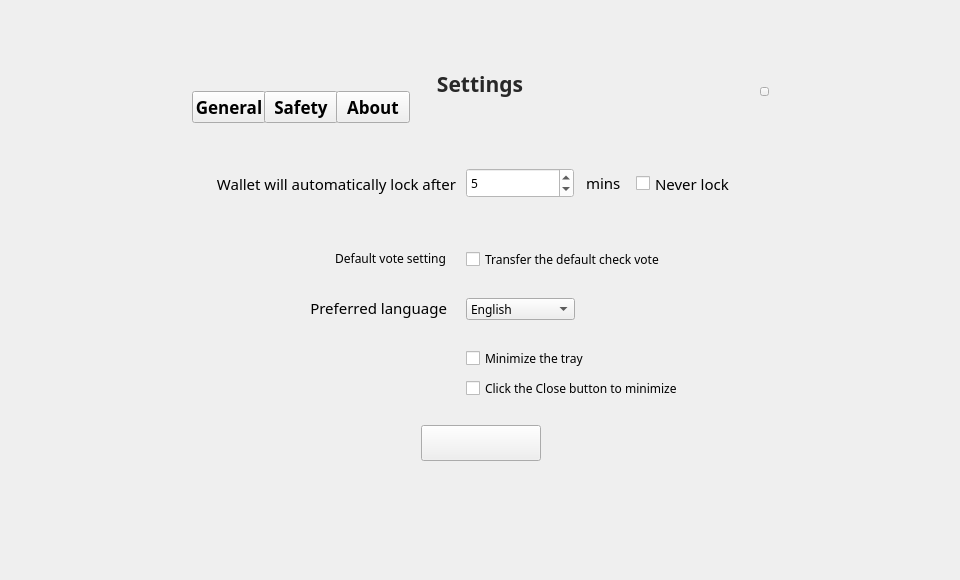
<?xml version="1.0" encoding="UTF-8"?>
<ui version="4.0">
 <class>SetDialog</class>
 <widget class="QDialog" name="SetDialog">
  <property name="geometry">
   <rect>
    <x>0</x>
    <y>0</y>
    <width>960</width>
    <height>580</height>
   </rect>
  </property>
  <property name="font">
   <font>
    <family>微软雅黑</family>
   </font>
  </property>
  <property name="windowTitle">
   <string>Dialog</string>
  </property>
  <property name="styleSheet">
   <string notr="true"/>
  </property>
  <widget class="QWidget" name="widget" native="true">
   <property name="geometry">
    <rect>
     <x>0</x>
     <y>0</y>
     <width>960</width>
     <height>580</height>
    </rect>
   </property>
   <widget class="QWidget" name="containerWidget" native="true">
    <property name="geometry">
     <rect>
      <x>166</x>
      <y>58</y>
      <width>628</width>
      <height>468</height>
     </rect>
    </property>
    <property name="focusPolicy">
     <enum>Qt::ClickFocus</enum>
    </property>
    <widget class="QLabel" name="label">
     <property name="geometry">
      <rect>
       <x>250</x>
       <y>10</y>
       <width>128</width>
       <height>31</height>
      </rect>
     </property>
     <property name="font">
      <font>
       <family>微软雅黑</family>
       <pointsize>16</pointsize>
       <weight>75</weight>
       <bold>true</bold>
      </font>
     </property>
     <property name="styleSheet">
      <string notr="true">color: rgb(40,40,40);</string>
     </property>
     <property name="text">
      <string>Settings</string>
     </property>
     <property name="alignment">
      <set>Qt::AlignCenter</set>
     </property>
    </widget>
    <widget class="QToolButton" name="generalBtn">
     <property name="geometry">
      <rect>
       <x>26</x>
       <y>33</y>
       <width>74</width>
       <height>32</height>
      </rect>
     </property>
     <property name="font">
      <font>
       <family>微软雅黑</family>
       <pointsize>13</pointsize>
       <weight>75</weight>
       <bold>true</bold>
      </font>
     </property>
     <property name="cursor">
      <cursorShape>PointingHandCursor</cursorShape>
     </property>
     <property name="styleSheet">
      <string notr="true"/>
     </property>
     <property name="text">
      <string>General</string>
     </property>
    </widget>
    <widget class="QStackedWidget" name="stackedWidget">
     <property name="geometry">
      <rect>
       <x>0</x>
       <y>70</y>
       <width>628</width>
       <height>398</height>
      </rect>
     </property>
     <property name="currentIndex">
      <number>0</number>
     </property>
     <widget class="QWidget" name="page">
      <property name="enabled">
       <bool>true</bool>
      </property>
      <widget class="QToolButton" name="saveBtn">
       <property name="geometry">
        <rect>
         <x>255</x>
         <y>297</y>
         <width>120</width>
         <height>36</height>
        </rect>
       </property>
       <property name="font">
        <font>
         <family>微软雅黑</family>
        </font>
       </property>
       <property name="cursor">
        <cursorShape>PointingHandCursor</cursorShape>
       </property>
       <property name="focusPolicy">
        <enum>Qt::NoFocus</enum>
       </property>
       <property name="styleSheet">
        <string notr="true"/>
       </property>
       <property name="text">
        <string/>
       </property>
      </widget>
      <widget class="QLabel" name="label_2">
       <property name="geometry">
        <rect>
         <x>9</x>
         <y>40</y>
         <width>281</width>
         <height>31</height>
        </rect>
       </property>
       <property name="font">
        <font>
         <family>微软雅黑</family>
         <pointsize>11</pointsize>
        </font>
       </property>
       <property name="text">
        <string>Wallet will automatically lock after</string>
       </property>
       <property name="alignment">
        <set>Qt::AlignRight|Qt::AlignTrailing|Qt::AlignVCenter</set>
       </property>
      </widget>
      <widget class="QComboBox" name="languageComboBox">
       <property name="geometry">
        <rect>
         <x>300</x>
         <y>170</y>
         <width>109</width>
         <height>22</height>
        </rect>
       </property>
       <property name="font">
        <font>
         <family>微软雅黑</family>
        </font>
       </property>
       <property name="focusPolicy">
        <enum>Qt::NoFocus</enum>
       </property>
       <property name="styleSheet">
        <string notr="true"/>
       </property>
       <item>
        <property name="text">
         <string>English</string>
        </property>
       </item>
       <item>
        <property name="text">
         <string>Chinese</string>
        </property>
       </item>
      </widget>
      <widget class="QCheckBox" name="nolockCheckBox">
       <property name="geometry">
        <rect>
         <x>470</x>
         <y>45</y>
         <width>111</width>
         <height>21</height>
        </rect>
       </property>
       <property name="font">
        <font>
         <family>微软雅黑</family>
         <pointsize>11</pointsize>
        </font>
       </property>
       <property name="cursor">
        <cursorShape>PointingHandCursor</cursorShape>
       </property>
       <property name="focusPolicy">
        <enum>Qt::NoFocus</enum>
       </property>
       <property name="text">
        <string>Never lock</string>
       </property>
      </widget>
      <widget class="QLabel" name="label_5">
       <property name="geometry">
        <rect>
         <x>160</x>
         <y>120</y>
         <width>120</width>
         <height>21</height>
        </rect>
       </property>
       <property name="font">
        <font>
         <family>微软雅黑</family>
         <pointsize>9</pointsize>
        </font>
       </property>
       <property name="text">
        <string>Default vote setting</string>
       </property>
       <property name="alignment">
        <set>Qt::AlignRight|Qt::AlignTrailing|Qt::AlignVCenter</set>
       </property>
      </widget>
      <widget class="QSpinBox" name="lockTimeSpinBox">
       <property name="geometry">
        <rect>
         <x>300</x>
         <y>40</y>
         <width>108</width>
         <height>30</height>
        </rect>
       </property>
       <property name="font">
        <font>
         <family>微软雅黑</family>
        </font>
       </property>
       <property name="focusPolicy">
        <enum>Qt::ClickFocus</enum>
       </property>
       <property name="styleSheet">
        <string notr="true">background-color: rgb(255, 255, 255);</string>
       </property>
       <property name="readOnly">
        <bool>false</bool>
       </property>
       <property name="minimum">
        <number>0</number>
       </property>
       <property name="maximum">
        <number>60</number>
       </property>
       <property name="value">
        <number>5</number>
       </property>
      </widget>
      <widget class="QLabel" name="label_6">
       <property name="geometry">
        <rect>
         <x>120</x>
         <y>170</y>
         <width>161</width>
         <height>20</height>
        </rect>
       </property>
       <property name="font">
        <font>
         <family>微软雅黑</family>
         <pointsize>11</pointsize>
        </font>
       </property>
       <property name="text">
        <string>Preferred language</string>
       </property>
       <property name="alignment">
        <set>Qt::AlignRight|Qt::AlignTrailing|Qt::AlignVCenter</set>
       </property>
      </widget>
      <widget class="QLabel" name="label_3">
       <property name="geometry">
        <rect>
         <x>420</x>
         <y>47</y>
         <width>41</width>
         <height>16</height>
        </rect>
       </property>
       <property name="font">
        <font>
         <family>微软雅黑</family>
         <pointsize>11</pointsize>
        </font>
       </property>
       <property name="text">
        <string>mins</string>
       </property>
      </widget>
      <widget class="QCheckBox" name="voteCheckBox">
       <property name="geometry">
        <rect>
         <x>300</x>
         <y>120</y>
         <width>261</width>
         <height>23</height>
        </rect>
       </property>
       <property name="font">
        <font>
         <family>微软雅黑</family>
         <pointsize>9</pointsize>
        </font>
       </property>
       <property name="cursor">
        <cursorShape>PointingHandCursor</cursorShape>
       </property>
       <property name="focusPolicy">
        <enum>Qt::NoFocus</enum>
       </property>
       <property name="text">
        <string>Transfer the default check vote</string>
       </property>
      </widget>
      <widget class="QCheckBox" name="minimizeCheckBox">
       <property name="geometry">
        <rect>
         <x>300</x>
         <y>220</y>
         <width>171</width>
         <height>21</height>
        </rect>
       </property>
       <property name="font">
        <font>
         <family>微软雅黑</family>
         <pointsize>9</pointsize>
        </font>
       </property>
       <property name="cursor">
        <cursorShape>PointingHandCursor</cursorShape>
       </property>
       <property name="focusPolicy">
        <enum>Qt::NoFocus</enum>
       </property>
       <property name="text">
        <string>Minimize the tray</string>
       </property>
      </widget>
      <widget class="QCheckBox" name="closeCheckBox">
       <property name="geometry">
        <rect>
         <x>300</x>
         <y>250</y>
         <width>220</width>
         <height>21</height>
        </rect>
       </property>
       <property name="font">
        <font>
         <family>微软雅黑</family>
         <pointsize>9</pointsize>
        </font>
       </property>
       <property name="cursor">
        <cursorShape>PointingHandCursor</cursorShape>
       </property>
       <property name="focusPolicy">
        <enum>Qt::NoFocus</enum>
       </property>
       <property name="text">
        <string>Click the Close button to minimize</string>
       </property>
      </widget>
     </widget>
     <widget class="QWidget" name="page_2">
      <widget class="QLineEdit" name="newPwdLineEdit">
       <property name="geometry">
        <rect>
         <x>225</x>
         <y>105</y>
         <width>195</width>
         <height>28</height>
        </rect>
       </property>
       <property name="font">
        <font>
         <family>微软雅黑</family>
        </font>
       </property>
       <property name="contextMenuPolicy">
        <enum>Qt::DefaultContextMenu</enum>
       </property>
       <property name="echoMode">
        <enum>QLineEdit::Password</enum>
       </property>
      </widget>
      <widget class="QLineEdit" name="confirmPwdLineEdit">
       <property name="geometry">
        <rect>
         <x>225</x>
         <y>162</y>
         <width>195</width>
         <height>28</height>
        </rect>
       </property>
       <property name="font">
        <font>
         <family>微软雅黑</family>
        </font>
       </property>
       <property name="contextMenuPolicy">
        <enum>Qt::DefaultContextMenu</enum>
       </property>
       <property name="echoMode">
        <enum>QLineEdit::Password</enum>
       </property>
      </widget>
      <widget class="QToolButton" name="confirmBtn">
       <property name="geometry">
        <rect>
         <x>232</x>
         <y>238</y>
         <width>120</width>
         <height>36</height>
        </rect>
       </property>
       <property name="cursor">
        <cursorShape>PointingHandCursor</cursorShape>
       </property>
       <property name="focusPolicy">
        <enum>Qt::NoFocus</enum>
       </property>
       <property name="text">
        <string/>
       </property>
      </widget>
      <widget class="QLabel" name="label_7">
       <property name="geometry">
        <rect>
         <x>90</x>
         <y>163</y>
         <width>120</width>
         <height>24</height>
        </rect>
       </property>
       <property name="font">
        <font>
         <family>微软雅黑</family>
         <pointsize>11</pointsize>
         <stylestrategy>PreferDefault</stylestrategy>
        </font>
       </property>
       <property name="text">
        <string>Verify password:</string>
       </property>
       <property name="alignment">
        <set>Qt::AlignRight|Qt::AlignTrailing|Qt::AlignVCenter</set>
       </property>
      </widget>
      <widget class="QLabel" name="tipLabel3">
       <property name="geometry">
        <rect>
         <x>430</x>
         <y>53</y>
         <width>151</width>
         <height>16</height>
        </rect>
       </property>
       <property name="font">
        <font>
         <pointsize>11</pointsize>
        </font>
       </property>
       <property name="styleSheet">
        <string notr="true">color: rgb(255, 0, 0);</string>
       </property>
       <property name="text">
        <string/>
       </property>
      </widget>
      <widget class="QLabel" name="label_8">
       <property name="geometry">
        <rect>
         <x>69</x>
         <y>51</y>
         <width>141</width>
         <height>24</height>
        </rect>
       </property>
       <property name="font">
        <font>
         <family>微软雅黑</family>
         <pointsize>11</pointsize>
         <stylestrategy>PreferDefault</stylestrategy>
        </font>
       </property>
       <property name="text">
        <string>Current password:</string>
       </property>
       <property name="alignment">
        <set>Qt::AlignRight|Qt::AlignTrailing|Qt::AlignVCenter</set>
       </property>
      </widget>
      <widget class="QLabel" name="tipLabel2">
       <property name="geometry">
        <rect>
         <x>430</x>
         <y>167</y>
         <width>151</width>
         <height>16</height>
        </rect>
       </property>
       <property name="font">
        <font>
         <pointsize>11</pointsize>
        </font>
       </property>
       <property name="styleSheet">
        <string notr="true">color: rgb(255, 0, 0);</string>
       </property>
       <property name="text">
        <string/>
       </property>
      </widget>
      <widget class="QLabel" name="label_9">
       <property name="geometry">
        <rect>
         <x>100</x>
         <y>106</y>
         <width>110</width>
         <height>24</height>
        </rect>
       </property>
       <property name="font">
        <font>
         <family>微软雅黑</family>
         <pointsize>11</pointsize>
         <stylestrategy>PreferDefault</stylestrategy>
        </font>
       </property>
       <property name="text">
        <string>New password:</string>
       </property>
       <property name="alignment">
        <set>Qt::AlignRight|Qt::AlignTrailing|Qt::AlignVCenter</set>
       </property>
      </widget>
      <widget class="QLabel" name="tipLabel">
       <property name="geometry">
        <rect>
         <x>430</x>
         <y>110</y>
         <width>151</width>
         <height>16</height>
        </rect>
       </property>
       <property name="font">
        <font>
         <pointsize>11</pointsize>
        </font>
       </property>
       <property name="styleSheet">
        <string notr="true">color: rgb(255, 0, 0);</string>
       </property>
       <property name="text">
        <string/>
       </property>
      </widget>
      <widget class="QLineEdit" name="oldPwdLineEdit">
       <property name="geometry">
        <rect>
         <x>225</x>
         <y>48</y>
         <width>195</width>
         <height>28</height>
        </rect>
       </property>
       <property name="font">
        <font>
         <family>微软雅黑</family>
        </font>
       </property>
       <property name="contextMenuPolicy">
        <enum>Qt::DefaultContextMenu</enum>
       </property>
       <property name="echoMode">
        <enum>QLineEdit::Password</enum>
       </property>
      </widget>
     </widget>
     <widget class="QWidget" name="page_3">
      <widget class="QToolButton" name="resyncBtn">
       <property name="geometry">
        <rect>
         <x>177</x>
         <y>170</y>
         <width>120</width>
         <height>36</height>
        </rect>
       </property>
       <property name="cursor">
        <cursorShape>PointingHandCursor</cursorShape>
       </property>
       <property name="focusPolicy">
        <enum>Qt::NoFocus</enum>
       </property>
       <property name="text">
        <string>Resyn the blocks</string>
       </property>
      </widget>
      <widget class="QToolButton" name="scanBtn">
       <property name="geometry">
        <rect>
         <x>334</x>
         <y>170</y>
         <width>120</width>
         <height>36</height>
        </rect>
       </property>
       <property name="cursor">
        <cursorShape>PointingHandCursor</cursorShape>
       </property>
       <property name="focusPolicy">
        <enum>Qt::NoFocus</enum>
       </property>
       <property name="text">
        <string>scan</string>
       </property>
      </widget>
      <widget class="QLabel" name="linkLabel">
       <property name="geometry">
        <rect>
         <x>176</x>
         <y>100</y>
         <width>121</width>
         <height>20</height>
        </rect>
       </property>
       <property name="text">
        <string>Official website:</string>
       </property>
       <property name="alignment">
        <set>Qt::AlignRight|Qt::AlignTrailing|Qt::AlignVCenter</set>
       </property>
      </widget>
      <widget class="QPushButton" name="linkBtn">
       <property name="geometry">
        <rect>
         <x>297</x>
         <y>97</y>
         <width>120</width>
         <height>24</height>
        </rect>
       </property>
       <property name="cursor">
        <cursorShape>PointingHandCursor</cursorShape>
       </property>
       <property name="styleSheet">
        <string notr="true">font: 9pt &quot;微软雅黑&quot;;
text-decoration: underline;
color: rgb(64, 154, 255);
background:transparent;</string>
       </property>
       <property name="text">
        <string>www.achain.com</string>
       </property>
      </widget>
     </widget>
    </widget>
    <widget class="QToolButton" name="closeBtn">
     <property name="geometry">
      <rect>
       <x>594</x>
       <y>29</y>
       <width>9</width>
       <height>9</height>
      </rect>
     </property>
     <property name="cursor">
      <cursorShape>PointingHandCursor</cursorShape>
     </property>
     <property name="focusPolicy">
      <enum>Qt::NoFocus</enum>
     </property>
     <property name="text">
      <string/>
     </property>
    </widget>
    <widget class="QToolButton" name="safeBtn">
     <property name="geometry">
      <rect>
       <x>98</x>
       <y>33</y>
       <width>74</width>
       <height>32</height>
      </rect>
     </property>
     <property name="font">
      <font>
       <pointsize>13</pointsize>
       <weight>75</weight>
       <bold>true</bold>
      </font>
     </property>
     <property name="cursor">
      <cursorShape>PointingHandCursor</cursorShape>
     </property>
     <property name="styleSheet">
      <string notr="true"/>
     </property>
     <property name="text">
      <string>Safety</string>
     </property>
    </widget>
    <widget class="QToolButton" name="networkBtn">
     <property name="geometry">
      <rect>
       <x>170</x>
       <y>33</y>
       <width>74</width>
       <height>32</height>
      </rect>
     </property>
     <property name="font">
      <font>
       <pointsize>13</pointsize>
       <weight>75</weight>
       <bold>true</bold>
      </font>
     </property>
     <property name="cursor">
      <cursorShape>PointingHandCursor</cursorShape>
     </property>
     <property name="styleSheet">
      <string notr="true"/>
     </property>
     <property name="text">
      <string>About</string>
     </property>
    </widget>
   </widget>
  </widget>
 </widget>
 <tabstops>
  <tabstop>oldPwdLineEdit</tabstop>
  <tabstop>newPwdLineEdit</tabstop>
  <tabstop>confirmPwdLineEdit</tabstop>
  <tabstop>lockTimeSpinBox</tabstop>
  <tabstop>generalBtn</tabstop>
  <tabstop>networkBtn</tabstop>
  <tabstop>linkBtn</tabstop>
  <tabstop>safeBtn</tabstop>
 </tabstops>
 <resources/>
 <connections/>
</ui>
